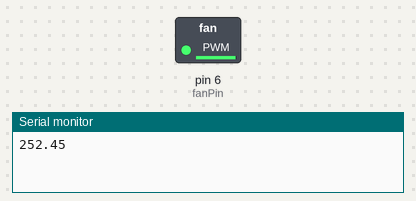
Recording of a sketch running on a simulated Arduino Uno, built with avr-gcc and run on an emulated ATmega328P. On the bench: switched loads named in the sketch (green lamp = pin HIGH), the last lines printed to the serial monitor.

Above: at 0.1 s.
At 38.1 s:
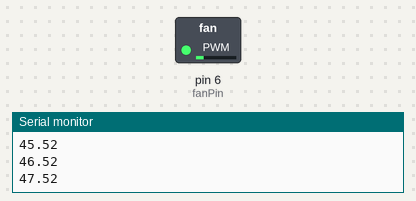
Timing chart, 0 to 40.0 s (numbered marks = the images above):
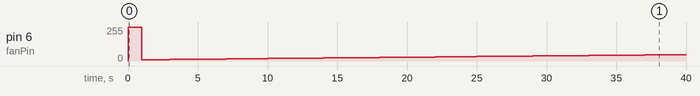

Measured:
- by itself, pin 6 (fanPin): 0/255 → 252/255 at 0.00 s, → 10/255 1.0 s later, → 11/255 1.0 s later, → 12/255 1.0 s later, … (40 changes in this stretch)

The sketch:

FanController.ino
```cpp
#include <AutoPID.h>

#define fanPin 6  // LED connected to digital pin 9

// pid settings and gains
#define OUTPUT_MIN 0
#define OUTPUT_MAX 255
#define Kp 10.0
#define Ki 1.0
#define Kd 1.0

double temperature = 35.5;
double setPoint = 36.5;
double fanSpeed = 0.99 * 255;

AutoPID PID(&temperature, &setPoint, &fanSpeed, OUTPUT_MIN, OUTPUT_MAX, Kp, Ki, Kd);

void setup() {
    Serial.begin(115200);
    pinMode(fanPin, OUTPUT); // sets the pin as output

    // if temperature is more than 4 degrees below or above setpoint,
    // OUTPUT will be set to min or max respectively
    PID.setBangBang(4);

    // set PID update interval to n ms
    PID.setTimeStep(500);
}

void loop() {
    // 15.20 mA - max current
    // 6.85 mA - pin06 current
    // analogRead values go from 0 to 1023,
    // analogWrite values from 0 to 255
    PID.run();
    analogWrite(fanPin, int(fanSpeed));
    Serial.println(fanSpeed);
    delay(1000);
    // digitalWrite(fanPin, HIGH);
}
```
